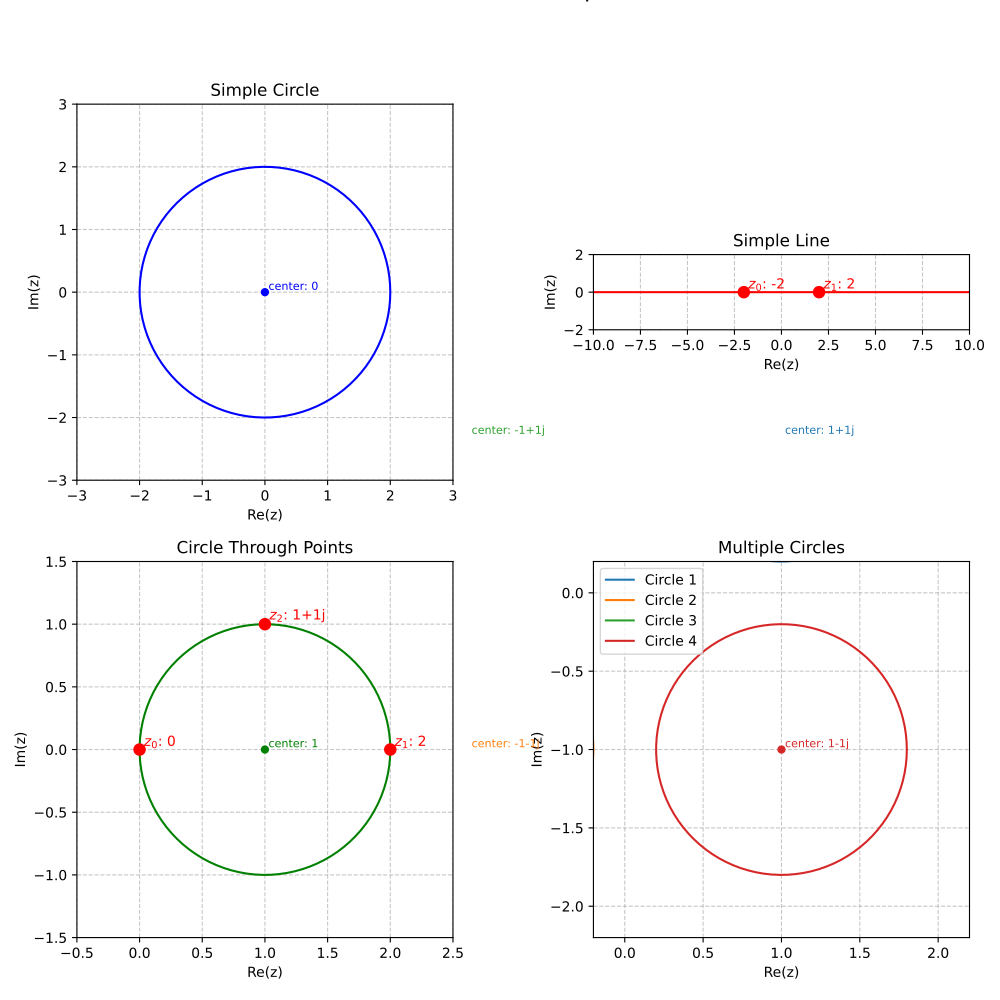

Here is the Python script that generated this plot:
import matplotlib.pyplot as plt
import numpy as np

from cline import Cline

# Create a figure with 2x2 subplots
fig, axes = plt.subplots(2, 2, figsize=(10, 10))
axes = axes.flatten()

# Example 1: A simple circle
circle = Cline.from_circle(center=0, radius=2)
circle.plot(ax=axes[0], color="blue")
axes[0].set_title("Simple Circle")
axes[0].set_aspect("equal")
axes[0].grid(True, linestyle="--", alpha=0.7)

# Example 2: A simple line
line = Cline.from_line(z0=-2, z1=2)
line.plot(ax=axes[1], color="red")
axes[1].set_title("Simple Line")
axes[1].set_aspect("equal")
axes[1].grid(True, linestyle="--", alpha=0.7)

# Example 3: Circle through three points
points = Cline.from_three_points(0, 2, 1 + 1j)
points.plot(ax=axes[2], color="green", show_points=True)
axes[2].set_title("Circle Through Points")
axes[2].set_aspect("equal")
axes[2].grid(True, linestyle="--", alpha=0.7)

# Example 4: Multiple circles
centers = [1 + 1j, -1 - 1j, -1 + 1j, 1 - 1j]
for i, c in enumerate(centers):
    Cline.from_circle(center=c, radius=0.8).plot(
        ax=axes[3], color=plt.cm.tab10(i), label=f"Circle {i+1}"
    )
axes[3].set_title("Multiple Circles")
axes[3].set_aspect("equal")
axes[3].grid(True, linestyle="--", alpha=0.7)
axes[3].legend()

# Adjust layout
plt.tight_layout()
plt.suptitle("Various Cline Examples", y=1.02, fontsize=16)
plt.subplots_adjust(top=0.9)
